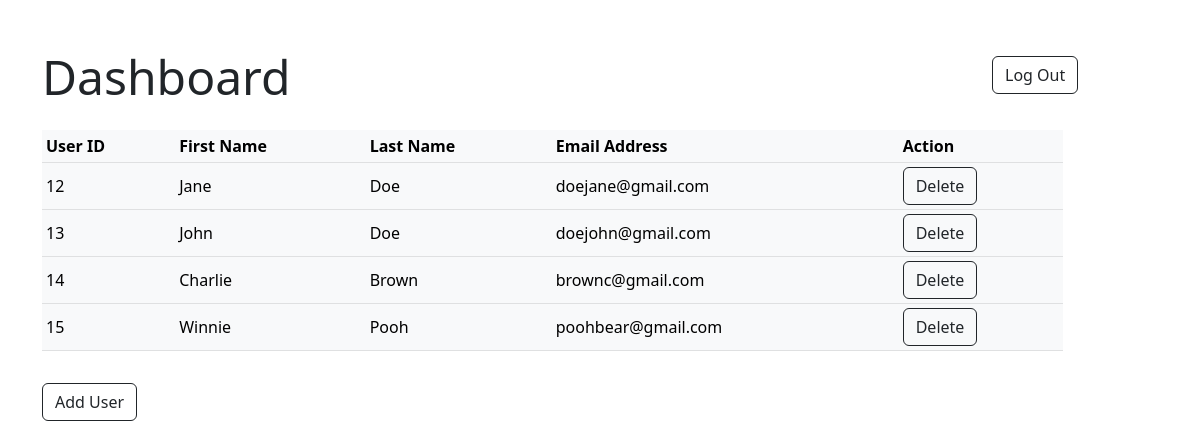
Page /content/index.php (signed in) on the committed database.
### tables this page shows
CREATE TABLE `Users` (
  `UserID` int(11) NOT NULL,
  `FirstName` varchar(100) NOT NULL,
  `LastName` varchar(100) NOT NULL,
  `EmailAddress` varchar(100) NOT NULL,
  `Password` varchar(100) NOT NULL
);

### content/index.php (the view, shortened to what this page needs)
<!DOCTYPE html>
<html lang="en">
    <head>
        <link href="https://cdn.jsdelivr.net/npm/bootstrap@5.3.0-alpha1/dist/css/bootstrap.min.css" rel="stylesheet">
        <link rel="stylesheet" href="./css/styles.css">
    </head>
    <body>
        <?php
            require('../include/database.inc.php');
            $Query = "SELECT *
                      FROM `Users`";
            $Result = mysqli_query($Conn, $Query);
        ?>
        <div class="container mt-5">
            <div class="row">
                <div class="col-10">
                    <h1 class="display-5">Dashboard</h1>
                </div>
                <div class="col pt-2">
                    <button onclick="window.location.href='../include/logout.inc.php';" class="btn btn-outline-dark">Log Out</button>
                </div>
            </div>
            <div class="row mt-3">
                <div class="col-11">
                    <table class="table table-sm table-light table-hover align-middle">
                        <thead>
                            <tr>
                                <th scope="col">User ID</th>
                                <th scope="col">First Name</th>
                                <th scope="col">Last Name</th>
                                <th scope="col">Email Address</th>
                                <th scope="col">Action</th>
                            </tr>
                        </thead>
                        <tbody>
                            <?php while ($Row = mysqli_fetch_array($Result)):; ?>
                            <tr>
                                <td><?php echo $Row['UserID']; ?></td>
                                <td><?php echo $Row['FirstName']; ?></td>
                                <td><?php echo $Row['LastName']; ?></td>
                                <td><?php echo $Row['EmailAddress']; ?></td>
                                <td>
                                    <a class="btn btn-outline-dark" href="../include/delete.inc.php?UserID=<?php echo $Row['UserID']; ?>">Delete</a>
                                </td>
                            </tr>
                            <?php endwhile; ?>
                        </tbody>
                    </table>
                </div>
                <div class="col"></div>
            </div>
            <div class="row mt-3">
                <div class="col">
                    <form method="post">
                        <button name="AddUser" class="btn btn-outline-dark">Add User</button>
                    </form>
                </div>
            </div>
        </div>
    </body>
</html>

### rows in the picture
users: UserID "12", FirstName "Jane", LastName "Doe", EmailAddress "doejane@gmail.com"
users: UserID "13", FirstName "John", LastName "Doe", EmailAddress "doejohn@gmail.com"
users: UserID "14", FirstName "Charlie", LastName "Brown", EmailAddress "brownc@gmail.com"
users: UserID "15", FirstName "Winnie", LastName "Pooh", EmailAddress "poohbear@gmail.com"
